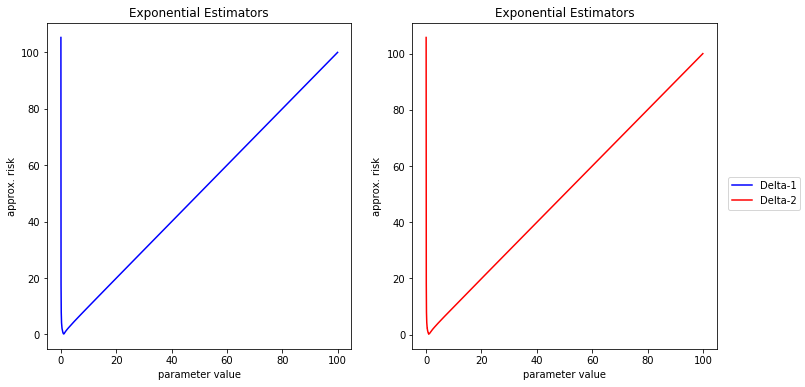

Here is the Python script that generated this plot:
# -*- coding: utf-8 -*-
"""
Created on Sun Jan 16 11:43:32 2022

@author: lisar
"""
import numpy as np
import math
import random
import matplotlib.pyplot as plt
from matplotlib.figure import Figure
from tqdm import tqdm

random.seed(42)

def exponential(n, T, x):
    r1_array = []
    r2_array = []
    
    
    for beta in tqdm(x):
        d1_array = []
        d2_array = []
        l1_array = []
        l2_array = []
        
        for i in range(0,T):
            data = np.random.exponential(beta, size=n)
            mean_ = np.mean(data)
            median_ = np.median(data)
            delta_1 = 1/mean_
            d1_array.append(delta_1)
            delta_2 = np.log(2) / median_
            d2_array.append(delta_2)
            #absolute loss
            loss_1 = abs(beta-delta_1)
            l1_array.append(loss_1)
            loss_2 = abs(beta-delta_2)
            l2_array.append(loss_2)
            #print(beta, i+1, 1/mean_, np.log(2) /median_, loss_1, loss_2)
    
        # Risk is calculated per T
        loss1_sum = np.sum(l1_array)
        loss2_sum = np.sum(l2_array)
        
        #avg loss
        R1 = 1/T * loss1_sum
        R2 = 1/T * loss2_sum
        
        r1_array.append(R1)
        r2_array.append(R2)
    
    plotting(x, r1_array, r2_array, "Exponential Estimators")
    
def plotting(x, R1, R2, title):
    
    #print(R1)
    #print(R2)
    
    #fig = plt.figure()
    fig, (ax1, ax2) = plt.subplots(1,2, figsize=(12,6))
    
    #ax = fig.add_axes([1,1,1,1])
    
    ax1.plot(x, R1 , label='Delta-1', color='b')
    ax2.plot(x, R2, label= 'Delta-2', color='r')
    
    fig.legend(loc='center right')

    ax1.set_title(title)
    ax1.set_ylabel("approx. risk")
    ax1.set_xlabel("parameter value")
    ax2.set_title(title)
    ax2.set_ylabel("approx. risk")
    ax2.set_xlabel("parameter value")
    plt.show()
    plt.savefig('figure.png')

# Exponential
n = 21
T = 1000
x = np.arange(0.01, 100.0, 0.01)
exponential(n, T, x)
